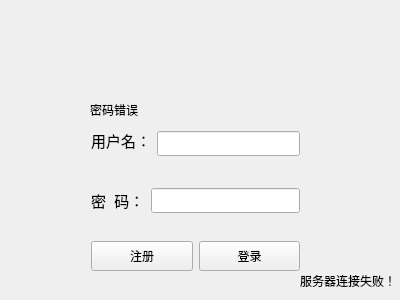
<?xml version="1.0" encoding="UTF-8"?>
<ui version="4.0">
 <class>Widget</class>
 <widget class="QWidget" name="Widget">
  <property name="geometry">
   <rect>
    <x>0</x>
    <y>0</y>
    <width>400</width>
    <height>300</height>
   </rect>
  </property>
  <property name="windowTitle">
   <string>登录窗口</string>
  </property>
  <property name="styleSheet">
   <string notr="true"/>
  </property>
  <widget class="QWidget" name="widget" native="true">
   <property name="geometry">
    <rect>
     <x>80</x>
     <y>230</y>
     <width>231</width>
     <height>41</height>
    </rect>
   </property>
   <property name="styleSheet">
    <string notr="true"/>
   </property>
   <layout class="QHBoxLayout" name="horizontalLayout">
    <item>
     <widget class="QPushButton" name="btn_zc">
      <property name="minimumSize">
       <size>
        <width>75</width>
        <height>30</height>
       </size>
      </property>
      <property name="text">
       <string>注册</string>
      </property>
     </widget>
    </item>
    <item>
     <widget class="QPushButton" name="btn_dl">
      <property name="minimumSize">
       <size>
        <width>75</width>
        <height>30</height>
       </size>
      </property>
      <property name="text">
       <string>登录</string>
      </property>
     </widget>
    </item>
   </layout>
  </widget>
  <widget class="QWidget" name="widget_2" native="true">
   <property name="geometry">
    <rect>
     <x>80</x>
     <y>120</y>
     <width>231</width>
     <height>41</height>
    </rect>
   </property>
   <layout class="QHBoxLayout" name="horizontalLayout_2">
    <item>
     <widget class="QLabel" name="label_user">
      <property name="font">
       <font>
        <pointsize>11</pointsize>
       </font>
      </property>
      <property name="text">
       <string>用户名：</string>
      </property>
     </widget>
    </item>
    <item>
     <widget class="QLineEdit" name="LineEdit_user">
      <property name="minimumSize">
       <size>
        <width>130</width>
        <height>25</height>
       </size>
      </property>
     </widget>
    </item>
   </layout>
  </widget>
  <widget class="QWidget" name="widget_3" native="true">
   <property name="geometry">
    <rect>
     <x>80</x>
     <y>170</y>
     <width>231</width>
     <height>61</height>
    </rect>
   </property>
   <layout class="QHBoxLayout" name="horizontalLayout_3">
    <item>
     <widget class="QLabel" name="label_pass">
      <property name="font">
       <font>
        <pointsize>11</pointsize>
       </font>
      </property>
      <property name="text">
       <string>密  码：</string>
      </property>
     </widget>
    </item>
    <item>
     <widget class="QLineEdit" name="LineEdit_pass">
      <property name="minimumSize">
       <size>
        <width>130</width>
        <height>25</height>
       </size>
      </property>
      <property name="text">
       <string/>
      </property>
      <property name="echoMode">
       <enum>QLineEdit::Password</enum>
      </property>
      <property name="readOnly">
       <bool>false</bool>
      </property>
     </widget>
    </item>
   </layout>
  </widget>
  <widget class="QLabel" name="Label_web">
   <property name="geometry">
    <rect>
     <x>300</x>
     <y>270</y>
     <width>91</width>
     <height>21</height>
    </rect>
   </property>
   <property name="text">
    <string>服务器连接失败！</string>
   </property>
  </widget>
  <widget class="QLabel" name="Label_warn">
   <property name="geometry">
    <rect>
     <x>90</x>
     <y>100</y>
     <width>211</width>
     <height>20</height>
    </rect>
   </property>
   <property name="text">
    <string>密码错误</string>
   </property>
  </widget>
  <widget class="QLabel" name="mag_label">
   <property name="geometry">
    <rect>
     <x>290</x>
     <y>0</y>
     <width>111</width>
     <height>111</height>
    </rect>
   </property>
   <property name="styleSheet">
    <string notr="true">image: url(:/res/xtu_mag.png);</string>
   </property>
   <property name="text">
    <string/>
   </property>
  </widget>
 </widget>
 <layoutdefault spacing="6" margin="11"/>
 <resources/>
 <connections/>
</ui>
